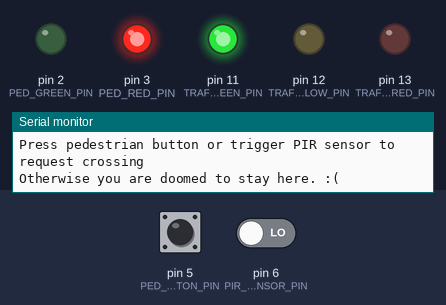
This sketch was run on a simulated Arduino Uno, built with avr-gcc and run on an emulated ATmega328P. Shown: output pins drawn as LEDs (lit = HIGH), the last lines printed to the serial monitor. Inputs (shaded band) come from the test bench; at power-on: pin 5 (PED_BUTTON_PIN) HIGH, pin 6 (PIR_SENSOR_PIN) LOW.

Above: at 1.2 s.
1.3 s: pin 5 (PED_BUTTON_PIN) pulled LOW for 0.15 s
4.4 s: pin 6 (PIR_SENSOR_PIN) driven HIGH
At 5.7 s:
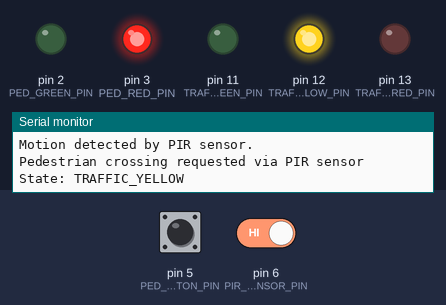
7.4 s: pin 5 (PED_BUTTON_PIN) pulled LOW for 1 s
At 10.2 s:
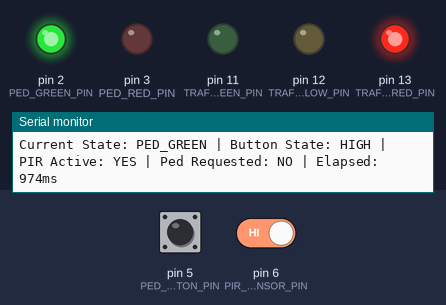
10.5 s: pin 6 (PIR_SENSOR_PIN) driven LOW
13.5 s: pin 5 (PED_BUTTON_PIN) driven LOW and pin 6 (PIR_SENSOR_PIN) driven HIGH
16.5 s: pin 5 (PED_BUTTON_PIN) driven HIGH
Timing chart, 0 to 19.5 s (numbered marks = the images above; inputs shaded):
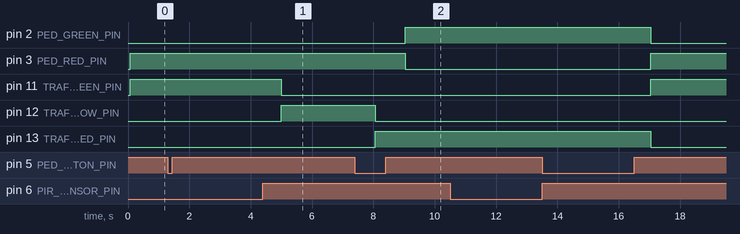

The sketch:

simulator.ino
```cpp
/**
 * @file simulator.ino
 * @brief Traffic light simulation that mimics the
 * actions of a set of traffic and pedestrian lights
 * with PIR sensor and a button for requests.
 */

/* --- DECLARATIONS --- */

// Constant variables:
// These are mostly pins, bps, delays,
// light timings etc.

const int BPS_FOR_SERIAL = 9600;
const int DELAY_BETWEEN_SWITCH = 1000;

const int TRAFFIC_RED_PIN = 13;
const int TRAFFIC_YELLOW_PIN = 12;
const int TRAFFIC_GREEN_PIN = 11;

const int PED_RED_PIN = 3;
const int PED_GREEN_PIN = 2;

const int PED_BUTTON_PIN = 5;
const int PIR_SENSOR_PIN = 6;

const unsigned long TRAFFIC_GREEN_TIME = 10000;
const unsigned long TRAFFIC_YELLOW_TIME = 3000;
const unsigned long TRAFFIC_RED_TIME = 8000;
const unsigned long PED_GREEN_TIME = 8000;

// State variables
// These variables are changed throughout the code.
// And to keep track of what is going on under the code i.e.
// used in the debugging function: print_status()

int button_state = LOW;
int last_button_state = LOW;
int pir_state = LOW;

unsigned long state_start_time = 0;
unsigned long last_pir_trigger = 0;

bool pedestrian_requested = false;
bool pir_detected = false;

// Enumerate to keep track of
// the current state of the traffic.

typedef enum {
    TRAFFIC_GREEN,
    TRAFFIC_YELLOW,
    TRAFFIC_RED,
    PED_GREEN
} TrafficState;

TrafficState current_state = TRAFFIC_GREEN;

/* -------------------------- */
/* --- Internal Functions --- */
/* -------------------------- */

/**
 * @brief Configure the LEDs by the given parameters
 * @param I do not want to write what every one of them
 * does. Simply given the state its corresponding pin is
 * changed.
 */
static void set_lights(int traf_red, int traf_yellow, int traf_green, int ped_red, int ped_green) {

    digitalWrite(TRAFFIC_RED_PIN, traf_red);
    digitalWrite(TRAFFIC_YELLOW_PIN, traf_yellow);
    digitalWrite(TRAFFIC_GREEN_PIN, traf_green);
    digitalWrite(PED_RED_PIN, ped_red);
    digitalWrite(PED_GREEN_PIN, ped_green);
}

/**
 * @brief Checks pedestrian button input and PIR sensor
 */
static void check_inputs() {

	// CHECKING BUTTON STATE:

    int new_button_state = digitalRead(PED_BUTTON_PIN);

    if (new_button_state == LOW && last_button_state == HIGH) {
        pedestrian_requested = true;
        Serial.println("Pedestrian crossing requested via button.");
    }

    last_button_state = new_button_state;

    // CHECKING PIR SENSOR STATE:

    int new_pir_state = digitalRead(PIR_SENSOR_PIN);

    if (new_pir_state == HIGH && pir_state == LOW) {

        pir_detected = true;
        last_pir_trigger = millis();
        Serial.println("Motion detected by PIR sensor.");

        if (current_state == TRAFFIC_GREEN) {
            pedestrian_requested = true;
            Serial.println("Pedestrian crossing requested via PIR sensor");
		}
    }

    pir_state = new_pir_state;
}

/**
 * @brief Handle state transitions based on timing and inputs
 */
static void handle_state_machine() {

    unsigned long current_time = millis();
    unsigned long elapsed_time = current_time - state_start_time;

    switch(current_state) {

        case TRAFFIC_GREEN:

            set_lights(LOW, LOW, HIGH, HIGH, LOW);

			// Even though a pedestrian requested to pass
			// Allow green to stay for a minimum of 5 seconds.
			// We don't want any crashing happening after all :-) lol

            if ((pedestrian_requested && elapsed_time >= 5000) || elapsed_time >= TRAFFIC_GREEN_TIME) {

				current_state = TRAFFIC_YELLOW;
                state_start_time = current_time;
                Serial.println("State: TRAFFIC_YELLOW");
			}

            break;

        case TRAFFIC_YELLOW:

            set_lights(LOW, HIGH, LOW, HIGH, LOW);

            if (elapsed_time >= TRAFFIC_YELLOW_TIME) {

                current_state = TRAFFIC_RED;
                state_start_time = current_time;
                Serial.println("State: TRAFFIC_RED");

            }
            break;

        case TRAFFIC_RED:

			// I have initialized both pedestrian and traffic
			// to red. Because unless a pedestrian requests
			// or PIR sensor detects someone there is no need for
			// redundant green light for pedestrians.
            set_lights(HIGH, LOW, LOW, HIGH, LOW);

			// PEDESTRIAN REQUEST
            if (pedestrian_requested && elapsed_time >= 1000) {
                current_state = PED_GREEN;
                state_start_time = current_time;
                pedestrian_requested = false;  // Clear the request
                Serial.println("State: PED_GREEN");
            }

            // OTHERWISE CONTINUE LOOP
            else if (!pedestrian_requested && elapsed_time >= TRAFFIC_RED_TIME) {
                current_state = TRAFFIC_GREEN;
                state_start_time = current_time;
                Serial.println("State: TRAFFIC_GREEN");
            }
            break;

        case PED_GREEN:

            set_lights(HIGH, LOW, LOW, LOW, HIGH);

            if (elapsed_time >= PED_GREEN_TIME) {
                current_state = TRAFFIC_GREEN;
                state_start_time = current_time;
                Serial.println("State: TRAFFIC_GREEN");
            }

            break;

        default:

            // Theoretically should never reach here.
			// But to be safe, I wrote these.

            current_state = TRAFFIC_RED;
            state_start_time = current_time;
            Serial.println("ERROR: Unknown state, resetting to TRAFFIC_RED");

            break;
    }
}

/**
 * @brief Print system status for debugging
 */
static void print_status() {

    static unsigned long last_status_print = 0;
    unsigned long current_time = millis();

    if (current_time - last_status_print >= 2000) {

		Serial.print("Current State: ");

		switch(current_state) {

            case TRAFFIC_GREEN:
				Serial.print("TRAFFIC_GREEN");
				break;

            case TRAFFIC_YELLOW:
				Serial.print("TRAFFIC_YELLOW");
				break;

            case TRAFFIC_RED:
				Serial.print("TRAFFIC_RED");
				break;

			case PED_GREEN:
				Serial.print("PED_GREEN");
				break;
        }

        Serial.print(" | Button State: ");
        Serial.print(last_button_state ? "HIGH" : "LOW");

        Serial.print(" | PIR Active: ");
        Serial.print(pir_state ? "YES" : "NO");

        Serial.print(" | Ped Requested: ");
        Serial.print(pedestrian_requested ? "YES" : "NO");

        unsigned long elapsed = millis() - state_start_time;

        Serial.print(" | Elapsed: ");
        Serial.print(elapsed);
        Serial.println("ms");

        last_status_print = current_time;
    }
}

/* --- Main Setup --- */
void setup() {

	// LED PINS
    pinMode(TRAFFIC_RED_PIN, OUTPUT);
    pinMode(TRAFFIC_YELLOW_PIN, OUTPUT);
    pinMode(TRAFFIC_GREEN_PIN, OUTPUT);
    pinMode(PED_RED_PIN, OUTPUT);
    pinMode(PED_GREEN_PIN, OUTPUT);

	// BUTTONS & SENSORS
    pinMode(PED_BUTTON_PIN, INPUT);
    pinMode(PIR_SENSOR_PIN, INPUT);

    // For beginning all LEDs are OFF.
    set_lights(LOW, LOW, LOW, LOW, LOW);

    // Serial communication for debug
    Serial.begin(BPS_FOR_SERIAL);

    // Start timing
    state_start_time = millis();

    // Start with traffic green
    current_state = TRAFFIC_GREEN;

    Serial.println("Traffic Light Simulation :-)!");
    Serial.println("Press pedestrian button or trigger PIR sensor to request crossing");
	Serial.println("Otherwise you are doomed to stay here. :(");
}

/* --- Main Loop --- */
void loop() {
    check_inputs();
    handle_state_machine();
    print_status();
}
```
